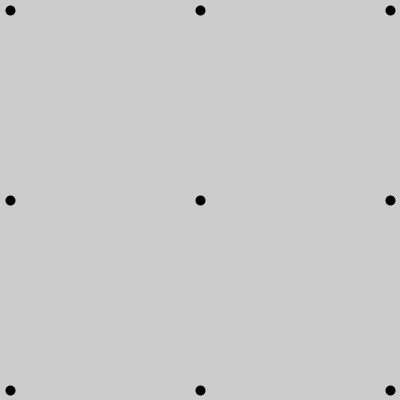
Frame 1 (no input)
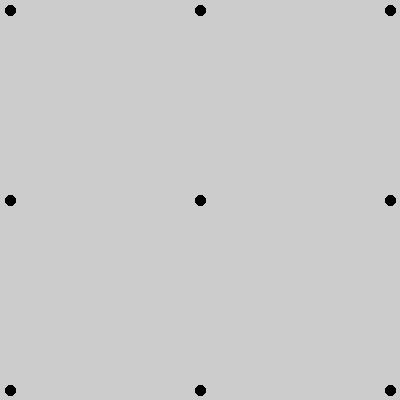
Frame 60 (the mouse pressed at the canvas centre just before this capture)
Frame 120 (the mouse held since frame 60 and released just before this capture): identical to frame 60, image omitted

The Processing sketch that drew these frames (run headless with seeded random() and noise(); from frame 60 on, the mouse is pressed at the canvas centre):

// Processing sketch: sketchEjercicio1
// ── sketchEjercicio1.pde
void setup(){
  size(400,400);
}
void draw(){
  strokeWeight(10);
  point(10,10);
  point(10,390);
  point(390,10);
  point(390,390);
  point(width/2,height/2);
  point(10,height/2);
  point(width/2,10);
  point(390,height/2);
  point(width/2,390);
}
